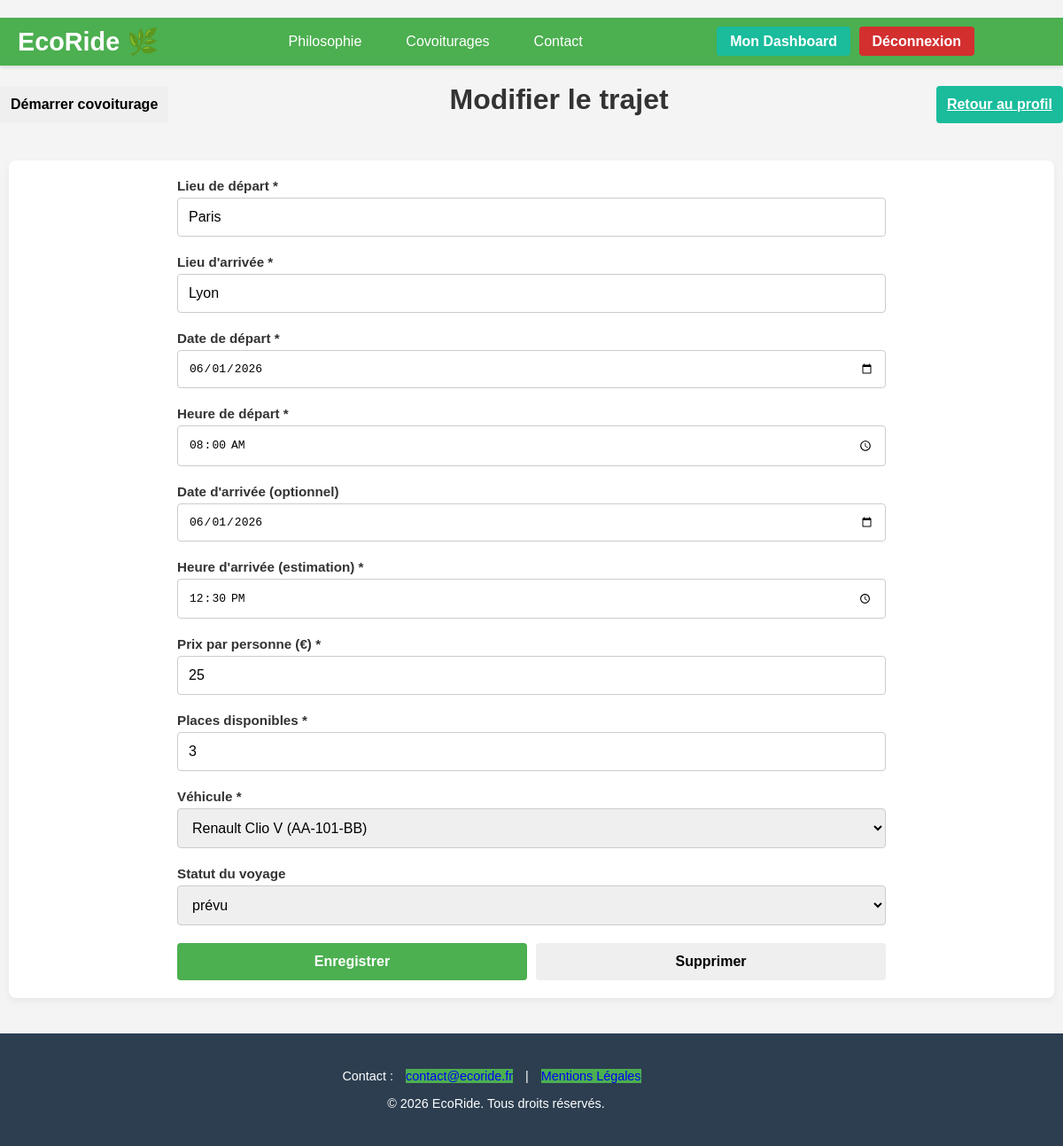
/public/index.php?p=trajets.edit&id=1 (signed in), run on the app's committed database.
### tables this page shows
CREATE TABLE IF NOT EXISTS `covoiturage` (
  `covoiturage_id` INT NOT NULL AUTO_INCREMENT,
  `date_depart` DATE NOT NULL,
  `heure_depart` TIME NOT NULL,  
  `lieu_depart` VARCHAR(50) NOT NULL,
  `date_arrivee` DATE NULL,
  `heure_arrivee` TIME NULL,	 
  `lieu_arrivee` VARCHAR(50) NOT NULL,
  `statut_covoiturage_id` INT NOT NULL,  
  `avis_covoiturage_id` INT NULL,  
  `nb_place` INT NOT NULL,
  `prix_personne` FLOAT NOT NULL,
  `voiture_id` INT NOT NULL,  
  PRIMARY KEY (`covoiturage_id`),
  INDEX `fk_covoiturage_voiture_utilise_idx` (`voiture_id` ASC),
  INDEX `fk_statut_covoiturage_idx` (`statut_covoiturage_id` ASC),
  INDEX `fk_avis_covoiturage_idx` (`avis_covoiturage_id` ASC),
  CONSTRAINT `fk_covoiturage_voiture_utilise`
    FOREIGN KEY (`voiture_id`)
    REFERENCES `voiture` (`voiture_id`),
  CONSTRAINT `fk_statut_covoiturage_id`
    FOREIGN KEY (`statut_covoiturage_id`)
    REFERENCES `statut_covoiturage` (`statut_covoiturage_id`),
  CONSTRAINT `fk_avis_covoiturage_id`
    FOREIGN KEY (`avis_covoiturage_id`)
    REFERENCES `avis_covoiturage` (`avis_covoiturage_id`)
);

CREATE TABLE IF NOT EXISTS `voiture` (
  `voiture_id` INT NOT NULL AUTO_INCREMENT,
  `modele` VARCHAR(50) NOT NULL,
  `immatriculation` VARCHAR(50) NOT NULL UNIQUE,
  `energie` VARCHAR(50) NOT NULL,
  `couleur` VARCHAR(50) NULL,
  `date_premiere_immatriculation` VARCHAR(50) NULL,  
  `marque_id` INT NOT NULL,  
  `utilisateur_id` INT NOT NULL,
  PRIMARY KEY (`voiture_id`),
  INDEX `fk_voiture_marque_detient_idx` (`marque_id` ASC),
  INDEX `fk_voiture_utilisateur_idx` (`utilisateur_id` ASC),
  CONSTRAINT `fk_voiture_marque_detient`
    FOREIGN KEY (`marque_id`)
    REFERENCES `marque` (`marque_id`),
  CONSTRAINT `fk_voiture_utilisateur` 
	FOREIGN KEY (`utilisateur_id`) 
    REFERENCES `utilisateur` (`utilisateur_id`)
);

CREATE TABLE IF NOT EXISTS `marque` (
  `marque_id` INT NOT NULL AUTO_INCREMENT,
  `libelle` VARCHAR(50) NOT NULL UNIQUE,
  PRIMARY KEY (`marque_id`)
);

### core/Controller/Controller.php (called while the page is built, shortened)
<?php
class Controller
{
    protected $viewPath;
    protected function render($view, $variables = [])
    {
        extract($variables);
        require($this->viewPath . str_replace('.', '/', $view) . '.php');
    }
}

### app/Controller/TrajetsController.php (called while the page is built, shortened)
<?php
class TrajetsController extends AppController
{
    public function edit()
    {
        $id = intval($_GET['id']);
        $trajet = $this->Covoiturage->findWithDetails($id);
        $voitures = $this->Voiture->getVoituresByUserId($_SESSION['auth']);
        $statuts = $this->Covoiturage->getListStatuts();
        $this->render('trajets.nouveau.edit', compact('form', 'trajet', 'voitures', 'statuts'));
    }
}

### core/Model/Model.php (called while the page is built, shortened)
<?php
class Model
{
    protected $db;
    public function __construct(Database $db)
    {
        $this->db = $db;
    }
    public function query($statement, $attributes = null, $one = false)
    {
        $classe_name = str_replace('Model', 'Entity', get_class($this));
        if ($attributes) {
            return $this->db->prepare(
                $statement,
                $attributes,
                $classe_name,
                $one
            );
        } else {
            return $this->db->query(
                $statement,
                $classe_name,
                $one
            );
        }
    }
}

### core/Database/MysqlDatabase.php (called while the page is built, shortened)
<?php
class MysqlDatabase extends Database
{
    private $dbname;
    private $dbusername;
    private $dbpassword;
    private $dbhost;
    private $pdo;
    public function __construct($dbname = '', $dbusername = 'root', $dbpassword = '', $dbhost = 'localhost')
    {
        $this->dbname = $dbname;
        $this->dbusername = $dbusername;
        $this->dbpassword = $dbpassword;
        $this->dbhost = $dbhost;
    }
    private function getPdo()
    {
        if ($this->pdo === null) {
            $dns = 'mysql:host=' . $this->dbhost . ';dbname=' . $this->dbname;
            $pdo = new PDO($dns, $this->dbusername, $this->dbpassword);
            $pdo->setAttribute(PDO::ATTR_ERRMODE, PDO::ERRMODE_EXCEPTION);
            $this->pdo = $pdo;
        }
        return $this->pdo;
    }
    public function query($statement, $class_name = null, $one = false)
    {
        $req = $this->getPdo()->query($statement);
        if ($class_name === null) {
            $req->setFetchMode(PDO::FETCH_OBJ);
        } else {
            $req->setFetchMode(PDO::FETCH_CLASS, $class_name);
        }
        if ($one) {
            $datas = $req->fetch();
        } else {
            $datas = $req->fetchAll();
        }
        return $datas;
    }
    public function prepare($statement, $attributes, $class_name = null, $one = false)
    {
        $req = $this->getPdo()->prepare($statement);
        $res = $req->execute($attributes);
        if ($class_name === null) {
            $req->setFetchMode(PDO::FETCH_OBJ);
        } else {
            $req->setFetchMode(PDO::FETCH_CLASS, $class_name);
        }
        if ($one) {
            $datas = $req->fetch();
        } else {
            $datas = $req->fetchAll();
        }
        return $datas;
    }
}

### app/Model/CovoiturageModel.php (called while the page is built, shortened)
<?php
class CovoiturageModel extends Model
{
    public function findWithDetails($covoiturage_id)
    {
        $covoiturage = $this->query(
            "select
                c.covoiturage_id,
                c.statut_covoiturage_id,
                c.date_depart,
                c.heure_depart,
                c.lieu_depart,
                c.date_arrivee,
                c.heure_arrivee,
                c.lieu_arrivee,
                s.libelle as statut,
                c.nb_place,
                c.prix_personne,
                c.voiture_id,
                u.pseudo,
                u.utilisateur_id,
                v.energie,
                v.modele,
                v.couleur,
                m.libelle as marque
            from covoiturage c
            join voiture v on (v.voiture_id = c.voiture_id)
            join utilisateur u on (u.utilisateur_id = v.utilisateur_id)
            join marque m on (m.marque_id = v.marque_id)
            join statut_covoiturage s on (c.statut_covoiturage_id = s.statut_covoiturage_id)
            where c.covoiturage_id = ?",
            [$covoiturage_id],
            true
        );
        $avis = $this->query(
            "select
                a.avis_id,
                n.libelle as note,
                a.commentaire,
                sa.libelle as statut
            from avis a
            join utilisateur u on (u.utilisateur_id = a.utilisateur_id)
            join statut_avis sa on (a.statut_avis_id = sa.statut_avis_id)
            join note n on (a.note_id = n.note_id)
            where a.utilisateur_id = ?
            order by a.avis_id desc
            limit 10",
            [$covoiturage->utilisateur_id]
        );
        $covoiturage->avis = $avis ?? [];
        return $covoiturage;
    }
    public function getListStatuts()
    {
        return $this->query("SELECT * FROM statut_covoiturage");
    }
}

### app/Autoloader.php (called while the page is built, shortened)
<?php
class Autoloader
{
    static function fautoload($class)
    {
        if (strpos($class, __NAMESPACE__) === 0) {
            $class = str_replace(__NAMESPACE__ . '\\', '', $class);
            $class = str_replace('\\', '/', $class);
        }
    }
}

### app/Model/VoitureModel.php (called while the page is built, shortened)
<?php
class VoitureModel extends Model
{
    protected $table = 'voiture';
    public function getVoituresByUserId($utilisateur_id)
    {
        return $this->query(
            "SELECT
                v.*,
                m.libelle as marque
            FROM {$this->table} v
            JOIN marque m ON v.marque_id = m.marque_id
            WHERE v.utilisateur_id = ?",
            [$utilisateur_id]
        );
    }
}

### app/Views/trajets/nouveau/edit.php (the view, shortened to what this page needs)
    <div class="presentation-content">
        <div class="dashboard-header" style="background: none; color: inherit; padding: 0; box-shadow: none; display: flex; justify-content: space-between; align-items: center;">
            <?php if (in_array($trajet->statut_covoiturage_id, [2, 3])): ?>
                <form action="index.php?p=covoiturages.start" method="POST" style="display:inline;">
                    <button type="submit" class="btn btn-success" style="margin-right: 15px;">Démarrer covoiturage</button>
                </form>
            <?php
            else: ?>
                <div style="width: 1px;"></div>
            <?php endif; ?>
            <h1>Modifier le trajet</h1>
            <a href="index.php?p=utilisateurs.profile.index" class="btn btn-secondary">Retour au profil</a>
        </div>
    </div>
<section class="presentation-section">
    <div class="presentation-content">
        <form action="index.php?p=trajets.update" method="POST" class="form-utilisateurs" style="text-align: left; max-width: 800px; margin: 0 auto;">
            <div class="form-group-row">
                <div class="form-group">
                    <label for="lieu_depart">Lieu de départ *</label>
                    <input type="text" id="lieu_depart" name="lieu_depart" class="form-control" value="<?= htmlspecialchars($trajet->lieu_depart) ?>" required>
                </div>
                <div class="form-group">
                    <label for="lieu_arrivee">Lieu d'arrivée *</label>
                    <input type="text" id="lieu_arrivee" name="lieu_arrivee" class="form-control" value="<?= htmlspecialchars($trajet->lieu_arrivee) ?>" required>
                </div>
            </div>
            <div class="form-group-row">
                <div class="form-group">
                    <label for="date_depart">Date de départ *</label>
                    <input type="date" id="date_depart" name="date_depart" class="form-control" value="<?= $trajet->date_depart ?>" required>
                </div>
                <div class="form-group">
                    <label for="heure_depart">Heure de départ *</label>
                    <input type="time" id="heure_depart" name="heure_depart" class="form-control" value="<?= substr($trajet->heure_depart, 0, 5) ?>" required>
                </div>
            </div>
             <div class="form-group-row">
                <div class="form-group">
                    <label for="date_arrivee">Date d'arrivée (optionnel)</label>
                    <input type="date" id="date_arrivee" name="date_arrivee" class="form-control" value="<?= $trajet->date_arrivee ?>">
                </div>
                <div class="form-group">
                    <label for="heure_arrivee">Heure d'arrivée (estimation) *</label>
                    <input type="time" id="heure_arrivee" name="heure_arrivee" class="form-control" value="<?= substr($trajet->heure_arrivee, 0, 5) ?>" required>
                </div>
            </div>
            <div class="form-group-row">
                <div class="form-group">
                    <label for="prix_personne">Prix par personne (€) *</label>
                    <input type="number" id="prix_personne" name="prix_personne" class="form-control" value="<?= intval($trajet->prix_personne) ?>" min="0" step="1" required>
                </div>
                <div class="form-group">
                    <label for="nb_place">Places disponibles *</label>
                    <input type="number" id="nb_place" name="nb_place" class="form-control" value="<?= $trajet->nb_place ?>" min="1" max="9" required>
                </div>
            </div>
            <div class="form-group-row">
                <div class="form-group">
                    <label for="voiture_id">Véhicule *</label>
                    <select id="voiture_id" name="voiture_id" class="form-control" required>
                        <?php foreach ($voitures as $voiture): ?>
                            <option value="<?= $voiture->voiture_id ?>" <?= $voiture->voiture_id == $trajet->voiture_id ? 'selected' : '' ?>>
                                <?= htmlspecialchars($voiture->marque . ' ' . $voiture->modele . ' (' . $voiture->immatriculation . ')') ?>
                            </option>
                        <?php endforeach; ?>
                    </select>
                </div>
                <div class="form-group">
                    <label for="statut_covoiturage_id">Statut du voyage</label>
                    <select id="statut_covoiturage_id" name="statut_covoiturage_id" class="form-control">
                        <?php foreach ($statuts as $statut): ?>
                            <option value="<?= $statut->statut_covoiturage_id ?>" <?= (isset($trajet->statut) && $trajet->statut == $statut->libelle) ? 'selected' : '' ?>>
                                <?= htmlspecialchars($statut->libelle) ?>
                            </option>
                        <?php endforeach; ?>
                    </select>
                </div>
            </div>
            <div class="form-buttons">
                <button type="submit" class="btn btn-primary">Enregistrer</button>
                <button type="button" class="btn btn-danger" onclick="confirmDelete()">Supprimer</button>
            </div>
        </form>
    </div>
</section>

### data on the page
covoiturage: lieu_depart "Paris", lieu_arrivee "Lyon", date_depart "06/01/2026", heure_depart "08:00", date_arrivee "06/01/2026", heure_arrivee "12:30", prix_personne "25", nb_place "3", voiture_id "Renault Clio V (AA-101-BB)"

### other printed values
form field statut_covoiturage_id "prévu"
